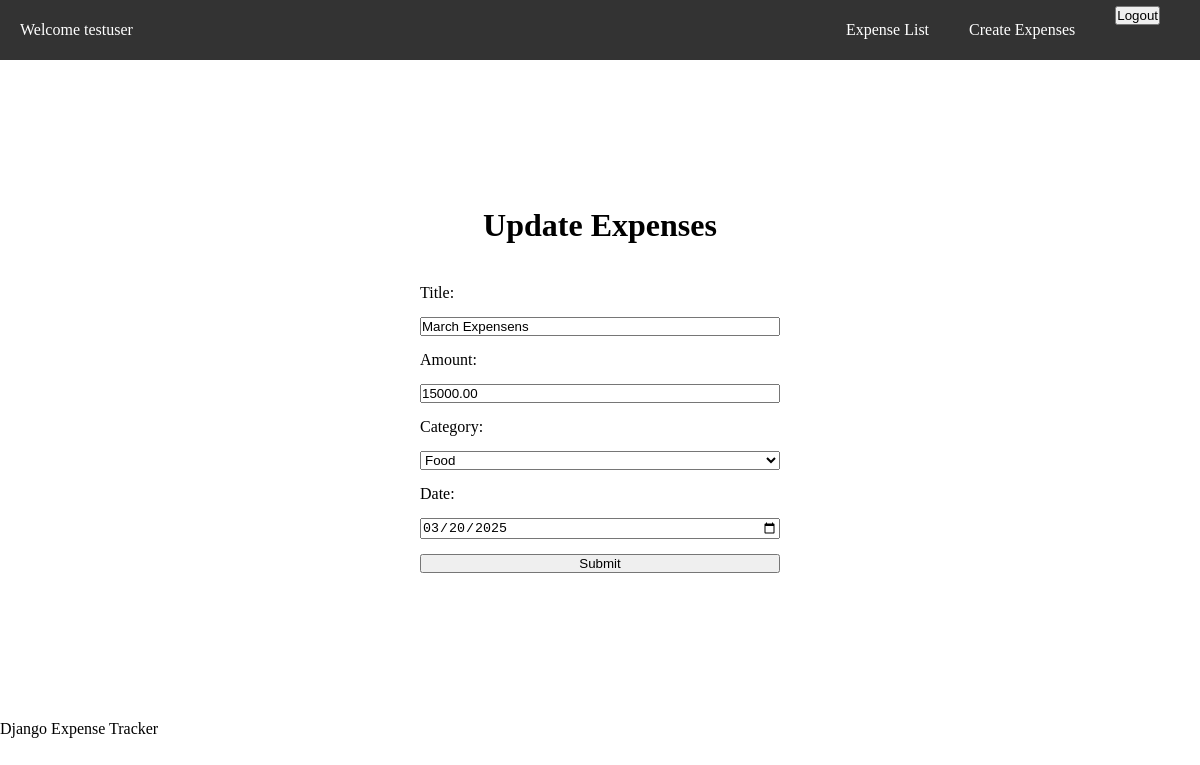
Page /expenses/update_expenses/2/ (signed in) on the committed database.
### expenses/models.py (models this page shows, shortened)
class Expense(models.Model):
    title = models.CharField(max_length=255)
    amount = models.DecimalField(max_digits=10, decimal_places=2)
    category = models.CharField(
        max_length=50,
        choices= [
        ('FOOD', 'Food'),
        ('TRANS', 'Transportation'),
        ('HOUS', 'Housing'),
        ('UTIL', 'Utilities'),
        ('OTHER', 'Other'),
        ],
        default= 'OTHER'
    )
    date = models.DateField()
    user = models.ForeignKey(User, on_delete=models.CASCADE)

### expenses/views.py (the view)
# urls.py: path('update_expenses/<int:pk>/', views.update_expenses, name = "update_expenses"),
@login_required
def update_expenses(request,pk):
    expense = get_object_or_404(Expense, pk=pk, user=request.user)
    if request.method == "POST":
        title = request.POST.get('title')
        amount_str = request.POST.get('amount')
        category = request.POST.get('category')
        date_str = request.POST.get('date')
        amount = Decimal(amount_str)
        if amount <= 0:
            messages.error(request, "Amount must be greater than zero.")
            return redirect('update_expenses', expense_id=expense.id)
        try:
            expense.title = title
            expense.amount = amount
            expense.category = category
            expense.date = date_str
            expense.save()
            messages.success(request, "Expense updated successfully!")
            return redirect('expenses_list')
        except Exception as e:
            messages.error(request, f"An unexpected error occurred: {e}")
            return redirect('create_expenses')
    else:
        context = {
            'expense': expense
        }
        return render(request, 'expenses/update_expenses.html', context)

### expenses/templates/expenses/update_expenses.html (shortened to what this page needs)
{% extends 'base.html' %}
{% block content %}
<div class="form-container">
    <h1>Update Expenses </h1>
    <form method="POST">
        <label for="title">Title:</label>
        <input type="text" id="title" name="title" value="{{ expense.title }}" required>
        <label for="amount">Amount:</label>
        <input type="number" id="amount" name="amount" step="0.01" value="{{ expense.amount|floatformat:2 }}" required>
        <label for="category">Category:</label>
        <select id="category" name="category" required>
            <option value="FOOD" {% if expense.category == 'FOOD' %}selected{% endif %}>Food</option>
        </select>
        <label for="date">Date:</label>
        <input type="date" id="date" name="date" value="{{ expense.date|date:'Y-m-d' }}" required>
        <button type="submit">Submit</button>
    </form>
</div>
{% endblock %}

### expenses/templates/base.html (shortened to what this page needs)
    {% load static %}
    <!DOCTYPE html>
    <html lang="en">
    <head>
        <link rel="stylesheet" href="{% static 'expenses/css/styles.css' %}">
    </head>
    <body>
        <header>
            <nav class = "navbar">
                {% if user.is_authenticated %}
                    <div class="message">
                        Welcome {{ user.username }}
                    </div>
                    <ul>
                        <li><a href="{% url 'expenses_list' %}">Expense List</a></li>
                        <li><a href="{% url 'create_expenses' %}">Create Expenses</a></li>
                        <li>
                            <form method="post" action="{% url 'logout' %}" style="display: inline;">
                                <button type="submit">
                                    Logout
                                </button>
                            </form>
                        </li>
                    </ul>
                {% else %}
                    <ul>
                        <li><a href="{% url 'login' %}">Login</a></li>
                    </ul>
                {% endif %}
            </nav>
        </header>
        <main class="main-container">
            {% block content %}
            {% endblock %}
        </main>
        <footer>
            <p>Django Expense Tracker</p>
        </footer>
    </body>
    </html>

### expenses/static/expenses/css/styles.css (style rules this page uses)
* { margin: 0; padding: 0; box-sizing: border-box; }
nav { display: flex; justify-content: space-between; align-items: center; background-color: #333; color: white; height: 60px; padding: 0 20px; position: fixed; top: 0; width: 100%; z-index: 1000; }
nav ul { list-style: none; display: flex; }
nav ul li a { color: white; text-decoration: none; padding: 15px 20px; display: block; transition: background-color 0.3s; }
.main-container { padding-top: 80px; }

### expenses/templates/expenses/update_expenses.html (style rules this page uses)
.form-container { display: flex; flex-direction: column; justify-content: center; align-items: center; min-height: 80vh; gap: 20px; }
h1 { margin: 0; text-align: center; }
form { display: flex; flex-direction: column; width: 100%; max-width: 400px; gap: 15px; padding: 20px; }

### rows in the picture
Expense: title "March Expensens", amount "15000.00", category "Food", date "03/20/2025"

### other values in the picture
{{ user.username }} "testuser"
